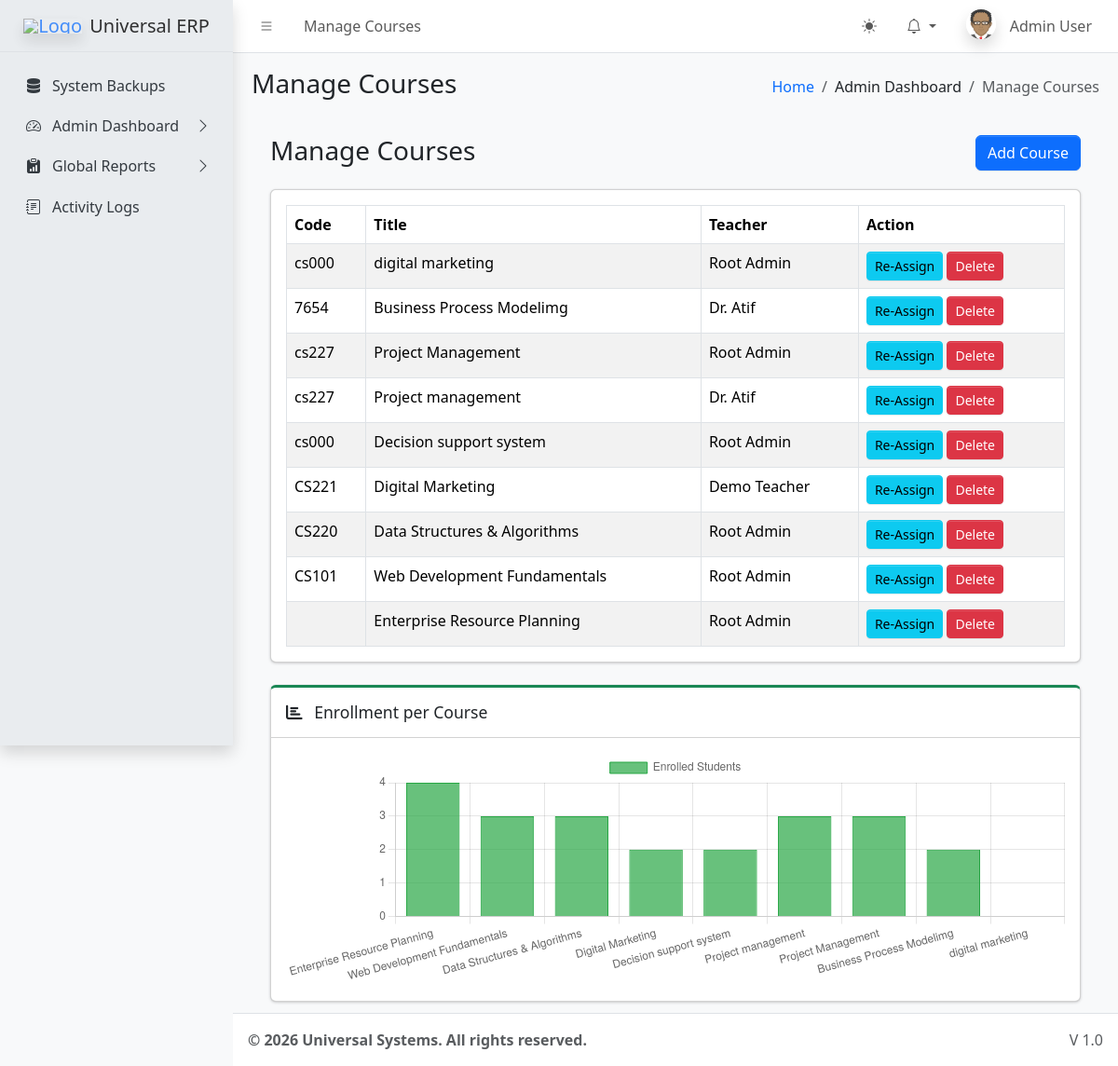
Page /dashboards/admin/courses.php (signed in) on the committed database.
### tables this page shows
CREATE TABLE `sys_pages` (
  `id` int(11) NOT NULL,
  `parent_id` int(11) DEFAULT 0,
  `page_name` varchar(100) NOT NULL,
  `page_url` varchar(255) DEFAULT '#',
  `icon_class` varchar(50) DEFAULT 'bi bi-circle',
  `sort_order` int(11) DEFAULT 0
);

CREATE TABLE `courses` (
  `id` int(11) NOT NULL,
  `teacher_id` int(11) NOT NULL,
  `course_code` varchar(50) DEFAULT NULL,
  `title` varchar(255) NOT NULL,
  `description` text DEFAULT NULL,
  `created_at` timestamp NOT NULL DEFAULT current_timestamp()
);

CREATE TABLE `users` (
  `id` int(11) NOT NULL,
  `name` varchar(100) NOT NULL,
  `email` varchar(100) NOT NULL,
  `password` varchar(255) NOT NULL,
  `role` varchar(50) NOT NULL,
  `identity_no` varchar(50) DEFAULT NULL,
  `registration_no` varchar(50) DEFAULT NULL,
  `is_active` tinyint(1) DEFAULT 1,
  `created_at` timestamp NOT NULL DEFAULT current_timestamp()
);

### dashboards/admin/courses.php (the view, shortened to what this page needs)
<?php
require_once '../../core/db.php';
require_once '../../includes/header.php';
$sql = "SELECT c.*, u.name as teacher_name FROM courses c LEFT JOIN users u ON c.teacher_id = u.id ORDER BY c.created_at DESC";
$courses = $pdo->query($sql)->fetchAll();
$enroll_stmt = $pdo->query("SELECT c.title, COUNT(e.id) as student_count FROM courses c LEFT JOIN enrollments e ON c.id = e.course_id GROUP BY c.id");
$enroll_data = $enroll_stmt->fetchAll();
$course_labels = [];
$student_counts = [];
foreach($enroll_data as $row) {
    $course_labels[] = $row['title'];
    $student_counts[] = $row['student_count'];
}
?>
<div class="app-content-header">
    <div class="container-fluid">
        <div class="row">
            <div class="col-sm-6"><h3>Manage Courses</h3></div>
            <div class="col-sm-6 text-end">
                <button class="btn btn-primary" data-bs-toggle="modal" data-bs-target="#addCourseModal">Add Course</button>
            </div>
        </div>
    </div>
</div>
<div class="app-content">
    <div class="container-fluid">
        <div class="card mb-4">
            <div class="card-body">
                <table class="table table-bordered table-striped">
                    <thead>
                        <tr>
                            <th>Code</th>
                            <th>Title</th>
                            <th>Teacher</th>
                            <th>Action</th>
                        </tr>
                    </thead>
                    <tbody>
                        <?php foreach($courses as $c): ?>
                        <tr>
                            <td><?= htmlspecialchars($c['course_code']) ?></td>
                            <td><?= htmlspecialchars($c['title']) ?></td>
                            <td><?= htmlspecialchars($c['teacher_name'] ?? 'Unassigned') ?></td>
                            <td>
                                <a href="#" class="btn btn-sm btn-info" data-bs-toggle="modal" data-bs-target="#assignModal<?= $c['id'] ?>">Re-Assign</a>
                                <a href="delete_course.php?id=<?= $c['id'] ?>" class="btn btn-sm btn-danger" onclick="return confirm('Delete course?')">Delete</a>
                            </td>
                        </tr>
                        <?php endforeach; ?>
                    </tbody>
                </table>
            </div>
        </div>
        <div class="row">
            <div class="col-md-12">
                <div class="card card-outline card-success">
                    <div class="card-header">
                        <h3 class="card-title"><i class="fas fa-chart-bar me-2"></i> Enrollment per Course</h3>
                    </div>
                    <div class="card-body">
                        <canvas id="enrollmentChart" style="min-height: 250px; height: 250px; max-height: 250px; max-width: 100%;"></canvas>
                    </div>
                </div>
            </div>
        </div>
    </div>
</div>
<script>
document.addEventListener('DOMContentLoaded', function() {
    const ctx = document.getElementById('enrollmentChart').getContext('2d');
    new Chart(ctx, {
        type: 'bar',
        data: {
            labels: <?= json_encode($course_labels) ?>,
            datasets: [{
                label: 'Enrolled Students',
                data: <?= json_encode($student_counts) ?>,
                backgroundColor: 'rgba(40, 167, 69, 0.7)',
                borderColor: 'rgba(40, 167, 69, 1)',
                borderWidth: 1
            }]
        },
        options: {
            maintainAspectRatio: false,
            responsive: true,
            scales: {
                y: { beginAtZero: true, ticks: { stepSize: 1 } }
            }
        }
    });
});
</script>
<?php require_once '../../includes/footer.php'; ?>

### includes/header.php (shortened to what this page needs)
<?php
require_once __DIR__ . '/../core/session.php';
$settings = [];
$stmt = $pdo->query("SELECT * FROM system_settings");
while ($row = $stmt->fetch()) {
    $settings[$row['setting_key']] = $row['setting_value'];
}
$current_url = substr($_SERVER['SCRIPT_NAME'], strlen('/universal/'));
$pageStmt = $pdo->prepare("SELECT * FROM sys_pages WHERE page_url LIKE ? LIMIT 1");
$pageStmt->execute(["%$current_url%"]);
$currentPageData = $pageStmt->fetch();
$pageTitle = $currentPageData['page_name'] ?? 'Dashboard';
$pageId = $currentPageData['id'] ?? 0;
$breadcrumbs = [];
if ($currentPageData) {
    $crumbId = $currentPageData['id'];
    while($crumbId != 0) {
        $crumbStmt = $pdo->prepare("SELECT id, parent_id, page_name, page_url FROM sys_pages WHERE id = ?");
        $crumbStmt->execute([$crumbId]);
        $crumb = $crumbStmt->fetch();
        array_unshift($breadcrumbs, $crumb);
        $crumbId = $crumb['parent_id'];
    }
}
?>
<!DOCTYPE html>
<html lang="en"> <head>
    <link rel="stylesheet" href="<?= BASE_URL ?>assets/css/bootstrap.min.css" />
    <link rel="stylesheet" href="<?= BASE_URL ?>assets/css/bootstrap-icons.css" />
    <link rel="stylesheet" href="<?= BASE_URL ?>assets/css/adminlte.min.css" />
    <link rel="stylesheet" href="https://cdnjs.cloudflare.com/ajax/libs/font-awesome/6.4.2/css/all.min.css" />
</head>
<body class="layout-fixed sidebar-expand-lg bg-body-tertiary">
<div class="app-wrapper">
    <nav class="app-header navbar navbar-expand bg-body">
        <div class="container-fluid">
            <ul class="navbar-nav">
                <li class="nav-item"> <a class="nav-link" data-lte-toggle="sidebar" href="#" role="button"><i class="bi bi-list"></i></a> </li>
                <li class="nav-item d-none d-md-block"> <a href="#" class="nav-link"><?= $pageTitle ?></a> </li>
            </ul>
            <ul class="navbar-nav ms-auto">
                <li class="nav-item">
                    <button class="btn btn-link nav-link" id="theme-toggle" type="button">
                        <i class="bi bi-sun-fill" id="theme-icon"></i>
                    </button>
                </li>
                <li class="nav-item dropdown">
                    <a class="nav-link dropdown-toggle" data-bs-toggle="dropdown" href="#" aria-expanded="false">
                        <i class="bi bi-bell"></i>
                    </a>
                </li>
                <li class="nav-item dropdown user-menu">
                    <a href="#" class="nav-link dropdown-toggle" data-bs-toggle="dropdown">
                        <img src="<?= !empty($_SESSION['avatar']) ? $_SESSION['avatar'] : BASE_URL.'assets/img/avatar.png' ?>" class="user-image rounded-circle shadow" alt="User Image">
                        <span class="d-none d-md-inline ms-1"><?= htmlspecialchars($_SESSION['name']) ?></span>
                    </a>
                </li>
            </ul>
        </div>
    </nav>
    <?php include __DIR__ . '/sidebar.php'; ?>
    <main class="app-main">
        <div class="app-content-header">
            <div class="container-fluid">
                <div class="row">
                    <div class="col-sm-6"><h3 class="mb-0"><?= $pageTitle ?></h3></div>
                    <div class="col-sm-6">
                        <ol class="breadcrumb float-sm-end">
                            <li class="breadcrumb-item"><a href="<?= BASE_URL ?>">Home</a></li>
                            <?php foreach($breadcrumbs as $b): ?>
                                <li class="breadcrumb-item <?= ($b['id'] == $pageId) ? 'active' : '' ?>">
                                    <?= htmlspecialchars($b['page_name']) ?>
                                </li>
                            <?php endforeach; ?>
                        </ol>
                    </div>
                </div>
            </div>
        </div>
        <div class="app-content">
            <div class="container-fluid">

### includes/sidebar.php (shortened to what this page needs)
<aside class="app-sidebar bg-body-secondary shadow">
    <div class="sidebar-brand">
        <a href="<?= BASE_URL ?>index.php" class="brand-link">
            <img src="<?= $settings['system_logo'] ?>" alt="Logo" class="brand-image opacity-75 shadow">
            <span class="brand-text fw-light"><?= $settings['system_name'] ?></span>
        </a>
    </div>
    <div class="sidebar-wrapper">
        <nav class="mt-2">
            <ul class="nav sidebar-menu flex-column" data-lte-toggle="treeview" role="menu" data-accordion="false">
                <?php
                function buildMenu($pdo, $parentId = 0, $userRole, $currentUrl)
                {
                    $sql = "
                        SELECT p.* FROM sys_pages p
                        JOIN role_access ra ON p.id = ra.page_id
                        WHERE p.parent_id = ? AND ra.role_key = ?
                        ORDER BY p.sort_order ASC
                    ";
                    $stmt = $pdo->prepare($sql);
                    $stmt->execute([$parentId, $userRole]);
                    $items = $stmt->fetchAll();
                    foreach ($items as $item) {
                        $childStmt = $pdo->prepare("SELECT COUNT(*) FROM sys_pages WHERE parent_id = ?");
                        $childStmt->execute([$item['id']]);
                        $hasChildren = $childStmt->fetchColumn() > 0;
                        $isActive = (strpos($currentUrl, $item['page_url']) !== false && $item['page_url'] !== '#');
                        $menuOpen = $isActive ? 'menu-open' : '';
                        $activeClass = $isActive ? 'active' : '';
                        echo '<li class="nav-item ' . $menuOpen . '">';
                        echo '<a href="' . ($hasChildren ? '#' : BASE_URL . $item['page_url']) . '" class="nav-link ' . $activeClass . '">';
                        echo '<i class="nav-icon ' . $item['icon_class'] . '"></i>';
                        echo '<p>' . htmlspecialchars($item['page_name']);
                        echo '</p></a>';
                        if ($hasChildren) {
                            buildMenu($pdo, $item['id'], $userRole, $currentUrl);
                        }
                        echo '</li>';
                    }
                }
                $cur = substr($_SERVER['SCRIPT_NAME'], strlen('/universal/'));
                buildMenu($pdo, 0, $_SESSION['role'], $cur);
                ?>
            </ul>
        </nav>
    </div>
</aside>

### includes/header.php (style rules this page uses)
.user-image { width: 30px; height: 30px; object-fit: cover; }

### rows in the picture
sys_pages: page_name "Manage Courses"
sys_pages: page_name "System Backups"
sys_pages: page_name "Admin Dashboard"
sys_pages: page_name "Global Reports"
sys_pages: page_name "Activity Logs"
courses: course_code "cs000", title "digital marketing", users.name "Root Admin"
courses: course_code "7654", title "Business Process Modelimg", users.name "Dr. Atif"
courses: course_code "cs227", title "Project Management", users.name "Root Admin"
courses: course_code "cs227", title "Project management", users.name "Dr. Atif"
courses: course_code "cs000", title "Decision support system", users.name "Root Admin"
courses: course_code "CS221", title "Digital Marketing", users.name "Demo Teacher"
courses: course_code "CS220", title "Data Structures & Algorithms", users.name "Root Admin"
courses: course_code "CS101", title "Web Development Fundamentals", users.name "Root Admin"
courses: title "Enterprise Resource Planning", users.name "Root Admin"

### other values in the picture
$_SESSION['name'] "Admin User"
$settings['system_name'] "Universal ERP"
$settings['footer_text'] "© 2026 Universal Systems. All rights reserved."
chart data {{ json_encode($course_labels) }} ["Enterprise Resource Planning","Web Development Fundamentals","Data Structures & Algorithms","Digital Marketing","Decision support system","Project management","Project Management","Business Process Modelimg","digital marketing"]
chart data {{ json_encode($student_counts) }} [4,3,3,2,2,3,3,2,0]
